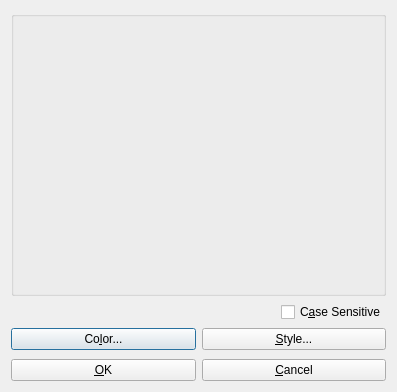
<ui version="4.0" >
 <class>WordList</class>
 <widget class="QDialog" name="WordList" >
  <property name="geometry" >
   <rect>
    <x>0</x>
    <y>0</y>
    <width>397</width>
    <height>392</height>
   </rect>
  </property>
  <property name="windowTitle" >
   <string>Edit Word List</string>
  </property>
  <layout class="QVBoxLayout" >
   <item>
    <widget class="KEditListBox" name="wordList" >
     <property name="title" >
      <string/>
     </property>
     <property name="buttons" >
      <set>KEditListBox::Add|KEditListBox::Remove</set>
     </property>
    </widget>
   </item>
   <item>
    <layout class="QHBoxLayout" >
     <property name="leftMargin" >
      <number>0</number>
     </property>
     <property name="topMargin" >
      <number>0</number>
     </property>
     <property name="rightMargin" >
      <number>0</number>
     </property>
     <property name="bottomMargin" >
      <number>0</number>
     </property>
     <item>
      <spacer>
       <property name="orientation" >
        <enum>Qt::Horizontal</enum>
       </property>
       <property name="sizeType" >
        <enum>QSizePolicy::Expanding</enum>
       </property>
       <property name="sizeHint" >
        <size>
         <width>41</width>
         <height>20</height>
        </size>
       </property>
      </spacer>
     </item>
     <item>
      <widget class="QCheckBox" name="caseSensitive" >
       <property name="text" >
        <string>C&amp;ase Sensitive</string>
       </property>
       <property name="shortcut" >
        <string>Alt+A</string>
       </property>
      </widget>
     </item>
    </layout>
   </item>
   <item>
    <layout class="QHBoxLayout" >
     <property name="leftMargin" >
      <number>0</number>
     </property>
     <property name="topMargin" >
      <number>0</number>
     </property>
     <property name="rightMargin" >
      <number>0</number>
     </property>
     <property name="bottomMargin" >
      <number>0</number>
     </property>
     <item>
      <widget class="KPushButton" name="colorButton" >
       <property name="text" >
        <string>Co&amp;lor...</string>
       </property>
       <property name="shortcut" >
        <string>Alt+L</string>
       </property>
      </widget>
     </item>
     <item>
      <widget class="KPushButton" name="styleButton" >
       <property name="text" >
        <string>&amp;Style...</string>
       </property>
       <property name="shortcut" >
        <string>Alt+S</string>
       </property>
      </widget>
     </item>
    </layout>
   </item>
   <item>
    <spacer>
     <property name="orientation" >
      <enum>Qt::Vertical</enum>
     </property>
     <property name="sizeType" >
      <enum>QSizePolicy::Preferred</enum>
     </property>
     <property name="sizeHint" >
      <size>
       <width>20</width>
       <height>3</height>
      </size>
     </property>
    </spacer>
   </item>
   <item>
    <layout class="QHBoxLayout" >
     <property name="leftMargin" >
      <number>0</number>
     </property>
     <property name="topMargin" >
      <number>0</number>
     </property>
     <property name="rightMargin" >
      <number>0</number>
     </property>
     <property name="bottomMargin" >
      <number>0</number>
     </property>
     <item>
      <widget class="KPushButton" name="okButton" >
       <property name="text" >
        <string>&amp;OK</string>
       </property>
       <property name="shortcut" >
        <string>Alt+O</string>
       </property>
      </widget>
     </item>
     <item>
      <widget class="KPushButton" name="cancelButton" >
       <property name="text" >
        <string>&amp;Cancel</string>
       </property>
       <property name="shortcut" >
        <string>Alt+C</string>
       </property>
      </widget>
     </item>
    </layout>
   </item>
  </layout>
 </widget>
 <layoutdefault spacing="6" margin="11" />
 <customwidgets>
  <customwidget>
   <class>KEditListBox</class>
   <extends>QGroupBox</extends>
   <header>keditlistbox.h</header>
  </customwidget>
  <customwidget>
   <class>KPushButton</class>
   <extends>QPushButton</extends>
   <header>kpushbutton.h</header>
  </customwidget>
 </customwidgets>
 <includes>
  <include location="local" >keditlistbox.h</include>
  <include location="local" >klineedit.h</include>
  <include location="local" >kpushbutton.h</include>
  <include location="local" >kpushbutton.h</include>
  <include location="local" >kpushbutton.h</include>
  <include location="local" >kpushbutton.h</include>
 </includes>
 <resources/>
 <connections>
  <connection>
   <sender>okButton</sender>
   <signal>clicked()</signal>
   <receiver>WordList</receiver>
   <slot>accept()</slot>
   <hints>
    <hint type="sourcelabel" >
     <x>20</x>
     <y>20</y>
    </hint>
    <hint type="destinationlabel" >
     <x>20</x>
     <y>20</y>
    </hint>
   </hints>
  </connection>
  <connection>
   <sender>cancelButton</sender>
   <signal>clicked()</signal>
   <receiver>WordList</receiver>
   <slot>reject()</slot>
   <hints>
    <hint type="sourcelabel" >
     <x>20</x>
     <y>20</y>
    </hint>
    <hint type="destinationlabel" >
     <x>20</x>
     <y>20</y>
    </hint>
   </hints>
  </connection>
 </connections>
</ui>
